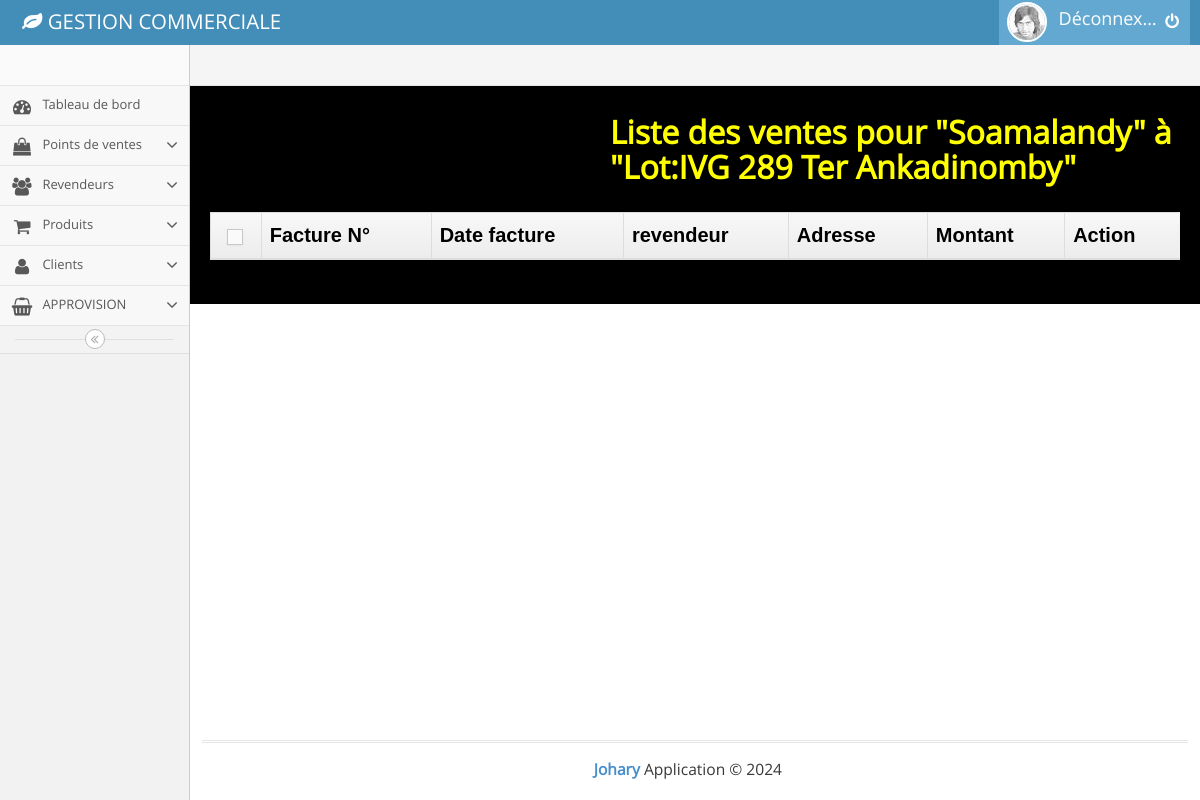
The app's page /main.php?page=list_fact_rev&id=2 with its own data.
### tables this page shows
CREATE TABLE `revendeurs` (
  `id_revendeur` int NOT NULL AUTO_INCREMENT,
  `nom_revendeur` varchar(255) DEFAULT NULL,
  `adresse_rev` varchar(255) DEFAULT NULL,
  `contact_rev` varchar(20) DEFAULT NULL,
  `email_rev` varchar(255) DEFAULT NULL,
  PRIMARY KEY (`id_revendeur`)
);

### list_fact_rev.php (the view, shortened to what this page needs)
<?php
$mags = $bdd->query('SELECT * FROM revendeurs WHERE id_revendeur='.$_GET['id']);
$mag = $mags->fetch();
 ?>
<h1>Liste des ventes pour "<?php echo $mag['nom_revendeur']  ?>" à "<?php echo $mag['adresse_rev']  ?>"</h1>
	<div class="row">
									<div class="col-xs-12">
										<div class="clearfix">
										</div>
										<div>
											<table id="dynamic-table" class="table table-striped table-bordered table-hover">
												<thead>
													<tr>
														<th class="center">
															<label class="pos-rel">
																<span class="lbl"></span>
															</label>
														</th>
														<th>Facture N°</th>
														<th>Date facture</th>
														<th>revendeur</th>
														<th>Adresse</th>
														<th>Montant</th>
														<th>Action</th>
													</tr>
												</thead>
											</table>
										</div>
									</div>
								</div>

### list_fact_rev.php (style rules this page uses)
h1 { margin-left:400px; font-weight: bold; margin-bottom: 20px; color: yellow; }
tr { color:white; font-weight: bold; font-size: 16px; font-family: sans-serif; }
th { color: black; font-weight: bold; font-size:20px; }

### records on screen
revendeurs: nom_revendeur "Soamalandy", adresse_rev "Lot:IVG 289 Ter Ankadinomby"
